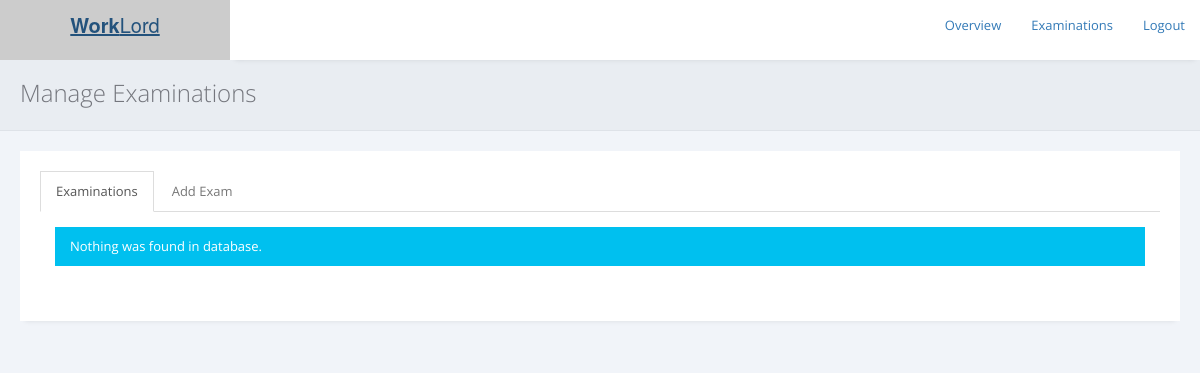
The page /exams/admin/examinations.php on the database as committed earlier.
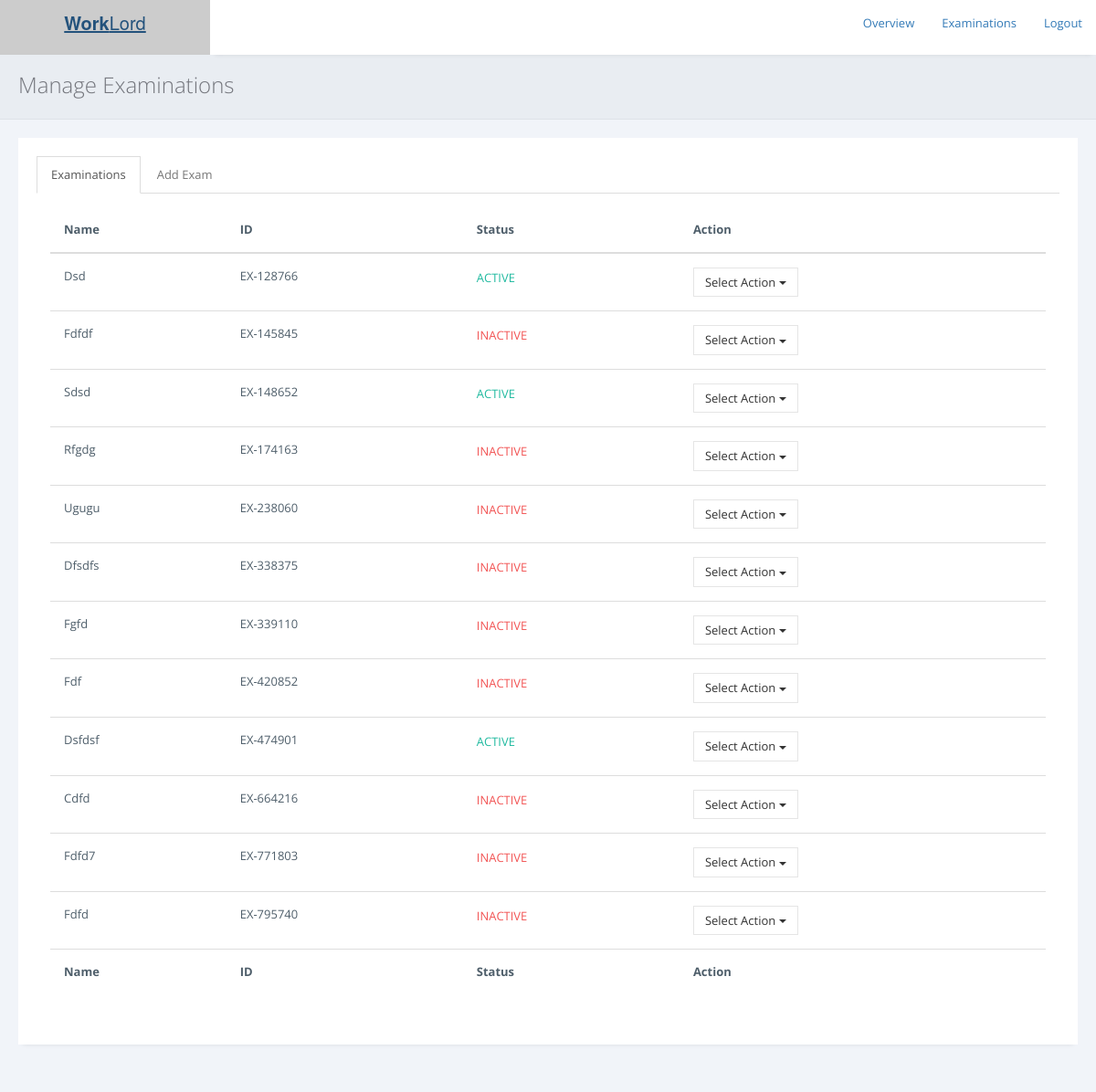
The same page on the database as committed later.
### tables this page shows
CREATE TABLE `examinations` (
  `exam_id` varchar(255) NOT NULL,
  `exam_name` varchar(255) NOT NULL,
  `duration` int(255) NOT NULL,
  `passmark` int(255) NOT NULL,
  `terms` longtext NOT NULL,
  `status` varchar(255) NOT NULL DEFAULT 'Inactive'
);

### exams/admin/examinations.php (the view, shortened to what the changed rows need)
<?php
include 'includes/check_reply.php';
?>
<!DOCTYPE html>
<html>
<head>
<link rel="stylesheet" href="https://cdnjs.cloudflare.com/ajax/libs/twitter-bootstrap/3.3.7/css/bootstrap.min.css">
<link rel="stylesheet" href="https://cdnjs.cloudflare.com/ajax/libs/font-awesome/4.7.0/css/font-awesome.min.css">
<link rel="stylesheet" href="https://cdnjs.cloudflare.com/ajax/libs/ionicons/2.0.1/css/ionicons.min.css">
<link rel="stylesheet" href="../../css/AdminLTE.min.css">
        <link href="../assets/plugins/pace-master/themes/blue/pace-theme-flash.css" rel="stylesheet"/>
        <link href="../assets/plugins/uniform/css/uniform.default.min.css" rel="stylesheet"/>
        <link href="../assets/plugins/bootstrap/css/bootstrap.min.css" rel="stylesheet" type="text/css"/>
        <link href="../assets/plugins/fontawesome/css/font-awesome.css" rel="stylesheet" type="text/css"/>
        <link href="../assets/plugins/line-icons/simple-line-icons.css" rel="stylesheet" type="text/css"/>
        <link href="../assets/plugins/offcanvasmenueffects/css/menu_cornerbox.css" rel="stylesheet" type="text/css"/>
        <link href="../assets/plugins/waves/waves.min.css" rel="stylesheet" type="text/css"/>
        <link href="../assets/plugins/switchery/switchery.min.css" rel="stylesheet" type="text/css"/>
        <link href="../assets/plugins/3d-bold-navigation/css/style.css" rel="stylesheet" type="text/css"/>
        <link href="../assets/plugins/slidepushmenus/css/component.css" rel="stylesheet" type="text/css"/>
        <link href="../assets/plugins/datatables/css/jquery.datatables.min.css" rel="stylesheet" type="text/css"/>
        <link href="../assets/plugins/datatables/css/jquery.datatables_themeroller.css" rel="stylesheet" type="text/css"/>
        <link href="../assets/plugins/x-editable/bootstrap3-editable/css/bootstrap-editable.css" rel="stylesheet" type="text/css">
        <link href="../assets/plugins/bootstrap-datepicker/css/datepicker3.css" rel="stylesheet" type="text/css"/>
		<link href="../assets/plugins/select2/css/select2.min.css" rel="stylesheet" type="text/css"/>
        <link href="../assets/css/modern.min.css" rel="stylesheet" type="text/css"/>
        <link href="../assets/css/themes/green.css" class="theme-color" rel="stylesheet" type="text/css"/>
        <link href="../assets/css/custom.css" rel="stylesheet" type="text/css"/>
        <link href="../assets/css/snack.css" rel="stylesheet" type="text/css"/>
        <link href="../assets/plugins/summernote-master/summernote.css" rel="stylesheet" type="text/css"/>
        <link href="../assets/plugins/bootstrap-datepicker/css/datepicker3.css" rel="stylesheet" type="text/css"/>
        <link href="../assets/plugins/bootstrap-colorpicker/css/colorpicker.css" rel="stylesheet" type="text/css"/>
        <link href="../assets/plugins/bootstrap-tagsinput/bootstrap-tagsinput.css" rel="stylesheet" type="text/css"/>
        <link href="../assets/plugins/bootstrap-timepicker/css/bootstrap-timepicker.min.css" rel="stylesheet" type="text/css"/>
    </head>
    <body <?php if ($ms == "1") { print 'onload="myFunction()"'; } ?>  >
        <main class="content-wrap">
            <div class="page-inner">
                <div id="main-wrapper">
                    <div class="row">
                        <div class="col-md-12">
						<div class="row">
                            <div class="col-md-12">
                                <div class="panel panel-white">
                                    <div class="panel-body">
                                        <div role="tabpanel">
                                            <div class="tab-content">
                                                <div role="tabpanel" class="tab-pane active fade in" id="tab5">
                                           <div class="table-responsive">
										   <?php
										   include '../../../db.php';
										   $sql = "SELECT * FROM examinations";
                                           $result = $conn->query($sql);
                                           if ($result->num_rows > 0) {
										print '
										<table id="example" class="display table" style="width: 100%; cellspacing: 0;">
                                        <thead>
                                            <tr>
                                                <th>Name</th>
                                                <th>ID</th>
												<th>Status</th>
                                                <th>Action</th>
                                            </tr>
                                        </thead>
                                        <tfoot>
                                            <tr>
                                                <th>Name</th>
                                                <th>ID</th>
												<th>Status</th>
                                                <th>Action</th>
                                            </tr>
                                        </tfoot>
                                        <tbody>';
                                           while($row = $result->fetch_assoc()) {
											   $status = $row['status'];
											   if ($status == "Active") {
											   $st = '<p class="text-success">ACTIVE</p>';
											   $stl = '<a href="pages/make_ex_in.php?id='.$row['exam_id'].'">Make Inactive</a>';
											   }else{
											   $st = '<p class="text-danger">INACTIVE</p>';
                                               $stl = '<a href="pages/make_ex_ac.php?id='.$row['exam_id'].'">Make Active</a>';
											   }
                                          print '
										       <tr>
                                                <td>'.$row['exam_name'].'</td>
												<td>'.$row['exam_id'].'</td>
												<td>'.$st.'</td>
                                                <td><div class="btn-group" role="group">
                                                <button type="button" class="btn btn-default dropdown-toggle" data-toggle="dropdown" aria-expanded="false">
                                                    Select Action
                                                    <span class="caret"></span>
                                                </button>
                                                <ul class="dropdown-menu" role="menu">
                                                    <li>'.$stl.'</li>
													<li><a href="edit-exam.php?eid='.$row['exam_id'].'">Edit Exam</a></li>
													<li><a href="view-questions.php?eid='.$row['exam_id'].'">View Questions</a></li>
													<li><a href="add-questions.php?eid='.$row['exam_id'].'">Add Questions</a></li>
                                                    <li><a'; ?> onclick = "return confirm('Drop <?php echo $row['exam_name']; ?> ?')" <?php print ' href="pages/drop_ex.php?id='.$row['exam_id'].'">Drop Exam</a></li>
                                                </ul>
                                            </div></td>
                                            </tr>';
                                           }
										   print '
									   </tbody>
                                       </table>  ';
                                            } else {
											print '
												<div class="alert alert-info" role="alert">
                                        Nothing was found in database.
                                    </div>';
                                           }
										   ?>
                                    </div>
                                                </div>
                                            </div>
                                        </div>
                                    </div>
                                </div>
                            </div>
                        </div>
                        </div>
                    </div>
                </div>
            </div>
        </main>
    </body>
</html>

Rows that differ between the two databases and show on the page:
added examinations: exam_name "Dsd", exam_id "EX-128766", status "ACTIVE"
added examinations: exam_name "Fdfdf", exam_id "EX-145845", status "INACTIVE"
added examinations: exam_name "Sdsd", exam_id "EX-148652", status "ACTIVE"
added examinations: exam_name "Rfgdg", exam_id "EX-174163", status "INACTIVE"
added examinations: exam_name "Ugugu", exam_id "EX-238060", status "INACTIVE"
added examinations: exam_name "Dfsdfs", exam_id "EX-338375", status "INACTIVE"
added examinations: exam_name "Fgfd", exam_id "EX-339110", status "INACTIVE"
added examinations: exam_name "Fdf", exam_id "EX-420852", status "INACTIVE"
added examinations: exam_name "Dsfdsf", exam_id "EX-474901", status "ACTIVE"
added examinations: exam_name "Cdfd", exam_id "EX-664216", status "INACTIVE"
added examinations: exam_name "Fdfd7", exam_id "EX-771803", status "INACTIVE"
added examinations: exam_name "Fdfd", exam_id "EX-795740", status "INACTIVE"
Other text that changed with them:
text no longer shown: "Nothing was found in database."
text now shown: "Name ID Status Action Name ID Status Action"
